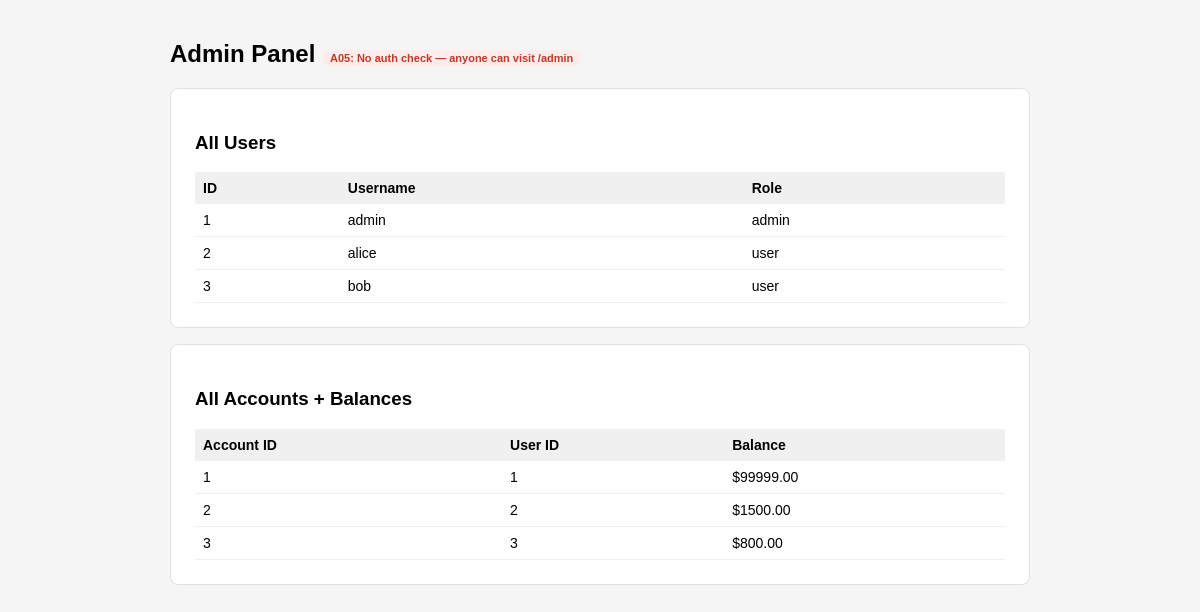
The page /admin on the database its author committed.
### tables this page shows
CREATE TABLE users (
            id INTEGER PRIMARY KEY AUTOINCREMENT,
            username TEXT UNIQUE NOT NULL,
            password TEXT NOT NULL,
            role TEXT DEFAULT 'user'
        );

CREATE TABLE accounts (
            id INTEGER PRIMARY KEY AUTOINCREMENT,
            user_id INTEGER NOT NULL,
            balance REAL DEFAULT 1000.0,
            FOREIGN KEY(user_id) REFERENCES users(id)
        );

### app.py (the view)
@app.route("/admin")
def admin():
    db = get_db()
    users = db.execute("SELECT id, username, role FROM users").fetchall()
    accounts = db.execute("SELECT * FROM accounts").fetchall()
    return render_template("admin.html", users=users, accounts=accounts)

### database.py (called while the page is built)
def get_db():
    conn = sqlite3.connect(DB_PATH)
    conn.row_factory = sqlite3.Row
    return conn

### templates/admin.html
{% extends "base.html" %} {% block content %}
<h2>
  Admin Panel
  <span class="vuln-badge">A05: No auth check — anyone can visit /admin</span>
</h2>
<div class="card">
  <h3>All Users</h3>
  <table>
    <tr>
      <th>ID</th>
      <th>Username</th>
      <th>Role</th>
    </tr>
    {% for u in users %}
    <tr>
      <td>{{ u.id }}</td>
      <td>{{ u.username }}</td>
      <td>{{ u.role }}</td>
    </tr>
    {% endfor %}
  </table>
</div>
<div class="card">
  <h3>All Accounts + Balances</h3>
  <table>
    <tr>
      <th>Account ID</th>
      <th>User ID</th>
      <th>Balance</th>
    </tr>
    {% for a in accounts %}
    <tr>
      <td>{{ a.id }}</td>
      <td>{{ a.user_id }}</td>
      <td>${{ "%.2f"|format(a.balance) }}</td>
    </tr>
    {% endfor %}
  </table>
</div>
{% endblock %}

### templates/base.html (shortened to what this page needs)
<!doctype html>
<html>
  <head>
  </head>
  <body>
     {% block content %}{% endblock %}
  </body>
</html>

### templates/base.html (style rules this page uses)
body { font-family: sans-serif; max-width: 860px; margin: 40px auto; padding: 0 20px; background: #f5f5f5; }
.card { background: white; border-radius: 8px; padding: 24px; margin-bottom: 16px; border: 1px solid #e0e0e0; }
table { width: 100%; border-collapse: collapse; font-size: 14px; }
th { text-align: left; padding: 8px; background: #f0f0f0; }
td { padding: 8px; border-bottom: 1px solid #eee; }
.vuln-badge { background: #fdecea; color: #c0392b; font-size: 11px; padding: 2px 8px; border-radius: 20px; }

### rows shown on the page
users: id "1", username "admin", role "admin"
users: id "2", username "alice", role "user"
users: id "3", username "bob", role "user"
accounts: id "1", user_id "1", balance "99999.00"
accounts: id "2", user_id "2", balance "1500.00"
accounts: id "3", user_id "3", balance "800.00"
